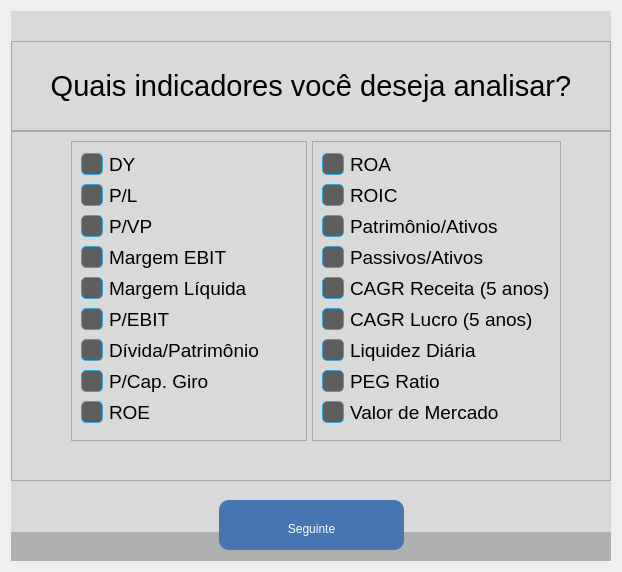
     <widget class="QWidget" name="stocksOptionsPage">
      <layout class="QHBoxLayout" name="horizontalLayout_4">
       <item>
        <widget class="QFrame" name="frame_10">
         <property name="minimumSize">
          <size>
           <width>600</width>
           <height>550</height>
          </size>
         </property>
         <property name="maximumSize">
          <size>
           <width>600</width>
           <height>600</height>
          </size>
         </property>
         <property name="styleSheet">
          <string notr="true">background-color: rgb(217, 217, 217);</string>
         </property>
         <property name="frameShape">
          <enum>QFrame::NoFrame</enum>
         </property>
         <property name="frameShadow">
          <enum>QFrame::Raised</enum>
         </property>
         <layout class="QVBoxLayout" name="verticalLayout_12">
          <property name="spacing">
           <number>0</number>
          </property>
          <property name="leftMargin">
           <number>0</number>
          </property>
          <property name="topMargin">
           <number>0</number>
          </property>
          <property name="rightMargin">
           <number>0</number>
          </property>
          <property name="bottomMargin">
           <number>0</number>
          </property>
          <item>
           <spacer name="verticalSpacer_4">
            <property name="orientation">
             <enum>Qt::Vertical</enum>
            </property>
            <property name="sizeType">
             <enum>QSizePolicy::Fixed</enum>
            </property>
            <property name="sizeHint" stdset="0">
             <size>
              <width>20</width>
              <height>30</height>
             </size>
            </property>
           </spacer>
          </item>
          <item>
           <widget class="QFrame" name="frame_16">
            <property name="maximumSize">
             <size>
              <width>16777215</width>
              <height>90</height>
             </size>
            </property>
            <property name="frameShape">
             <enum>QFrame::StyledPanel</enum>
            </property>
            <property name="frameShadow">
             <enum>QFrame::Raised</enum>
            </property>
            <layout class="QHBoxLayout" name="horizontalLayout_15">
             <item>
              <widget class="QLabel" name="label_65">
               <property name="font">
                <font>
                 <pointsize>22</pointsize>
                </font>
               </property>
               <property name="text">
                <string>Quais indicadores você deseja analisar?</string>
               </property>
               <property name="alignment">
                <set>Qt::AlignCenter</set>
               </property>
              </widget>
             </item>
            </layout>
           </widget>
          </item>
          <item>
           <widget class="QFrame" name="InformationFrame_3">
            <property name="frameShape">
             <enum>QFrame::StyledPanel</enum>
            </property>
            <property name="frameShadow">
             <enum>QFrame::Raised</enum>
            </property>
            <layout class="QVBoxLayout" name="verticalLayout_15">
             <item>
              <widget class="QFrame" name="GenderBox_3">
               <property name="styleSheet">
                <string notr="true">QCheckBox::indicator{
	background: #5E5E5E;
	border: 1px solid rgba(0, 170, 255, 0.71);
	height: 20px;
	width: 20px;
	border-radius: 5px;
}

QCheckBox::indicator:checked{
	background-color: rgb(69, 118, 178);
	height: 20px;
	width: 20px;
}

</string>
               </property>
               <property name="frameShape">
                <enum>QFrame::NoFrame</enum>
               </property>
               <property name="frameShadow">
                <enum>QFrame::Raised</enum>
               </property>
               <layout class="QHBoxLayout" name="horizontalLayout_5">
                <property name="spacing">
                 <number>5</number>
                </property>
                <property name="leftMargin">
                 <number>50</number>
                </property>
                <property name="topMargin">
                 <number>0</number>
                </property>
                <property name="rightMargin">
                 <number>40</number>
                </property>
                <property name="bottomMargin">
                 <number>0</number>
                </property>
                <item>
                 <widget class="QFrame" name="frame_6">
                  <property name="frameShape">
                   <enum>QFrame::StyledPanel</enum>
                  </property>
                  <property name="frameShadow">
                   <enum>QFrame::Raised</enum>
                  </property>
                  <layout class="QVBoxLayout" name="verticalLayout_4">
                   <item>
                    <widget class="QCheckBox" name="DY">
                     <property name="minimumSize">
                      <size>
                       <width>0</width>
                       <height>0</height>
                      </size>
                     </property>
                     <property name="font">
                      <font>
                       <family>Segoe UI</family>
                       <pointsize>14</pointsize>
                       <italic>false</italic>
                       <bold>false</bold>
                      </font>
                     </property>
                     <property name="focusPolicy">
                      <enum>Qt::NoFocus</enum>
                     </property>
                     <property name="styleSheet">
                      <string notr="true">font: 14pt &quot;Segoe UI&quot;;</string>
                     </property>
                     <property name="text">
                      <string>DY</string>
                     </property>
                     <property name="iconSize">
                      <size>
                       <width>31</width>
                       <height>30</height>
                      </size>
                     </property>
                     <property name="autoExclusive">
                      <bool>false</bool>
                     </property>
                    </widget>
                   </item>
                   <item>
                    <widget class="QCheckBox" name="PL">
                     <property name="font">
                      <font>
                       <family>Segoe UI</family>
                       <pointsize>14</pointsize>
                       <italic>false</italic>
                       <bold>false</bold>
                      </font>
                     </property>
                     <property name="focusPolicy">
                      <enum>Qt::NoFocus</enum>
                     </property>
                     <property name="styleSheet">
                      <string notr="true">font: 14pt &quot;Segoe UI&quot;;</string>
                     </property>
                     <property name="text">
                      <string>P/L</string>
                     </property>
                     <property name="autoExclusive">
                      <bool>false</bool>
                     </property>
                    </widget>
                   </item>
                   <item>
                    <widget class="QCheckBox" name="PVP">
                     <property name="font">
                      <font>
                       <family>Segoe UI</family>
                       <pointsize>14</pointsize>
                       <italic>false</italic>
                       <bold>false</bold>
                      </font>
                     </property>
                     <property name="focusPolicy">
                      <enum>Qt::NoFocus</enum>
                     </property>
                     <property name="styleSheet">
                      <string notr="true">font: 14pt &quot;Segoe UI&quot;;</string>
                     </property>
                     <property name="text">
                      <string>P/VP</string>
                     </property>
                     <property name="autoExclusive">
                      <bool>false</bool>
                     </property>
                    </widget>
                   </item>
                   <item>
                    <widget class="QCheckBox" name="MargemEbit">
                     <property name="font">
                      <font>
                       <family>Segoe UI</family>
                       <pointsize>14</pointsize>
                       <italic>false</italic>
                       <bold>false</bold>
                      </font>
                     </property>
                     <property name="focusPolicy">
                      <enum>Qt::NoFocus</enum>
                     </property>
                     <property name="styleSheet">
                      <string notr="true">font: 14pt &quot;Segoe UI&quot;;</string>
                     </property>
                     <property name="text">
                      <string>Margem EBIT</string>
                     </property>
                     <property name="autoExclusive">
                      <bool>false</bool>
                     </property>
                    </widget>
                   </item>
                   <item>
                    <widget class="QCheckBox" name="Margem">
                     <property name="font">
                      <font>
                       <family>Segoe UI</family>
                       <pointsize>14</pointsize>
                       <italic>false</italic>
                       <bold>false</bold>
                      </font>
                     </property>
                     <property name="focusPolicy">
                      <enum>Qt::NoFocus</enum>
                     </property>
                     <property name="styleSheet">
                      <string notr="true">font: 14pt &quot;Segoe UI&quot;;</string>
                     </property>
                     <property name="text">
                      <string>Margem Líquida</string>
                     </property>
                     <property name="autoExclusive">
                      <bool>false</bool>
                     </property>
                    </widget>
                   </item>
                   <item>
                    <widget class="QCheckBox" name="P_EBIT">
                     <property name="font">
                      <font>
                       <family>Segoe UI</family>
                       <pointsize>14</pointsize>
                       <italic>false</italic>
                       <bold>false</bold>
                      </font>
                     </property>
                     <property name="focusPolicy">
                      <enum>Qt::NoFocus</enum>
                     </property>
                     <property name="styleSheet">
                      <string notr="true">font: 14pt &quot;Segoe UI&quot;;</string>
                     </property>
                     <property name="text">
                      <string>P/EBIT</string>
                     </property>
                     <property name="autoExclusive">
                      <bool>false</bool>
                     </property>
                    </widget>
                   </item>
                   <item>
                    <widget class="QCheckBox" name="Divida_Pat">
                     <property name="font">
                      <font>
                       <family>Segoe UI</family>
                       <pointsize>14</pointsize>
                       <italic>false</italic>
                       <bold>false</bold>
                      </font>
                     </property>
                     <property name="focusPolicy">
                      <enum>Qt::NoFocus</enum>
                     </property>
                     <property name="styleSheet">
                      <string notr="true">font: 14pt &quot;Segoe UI&quot;;</string>
                     </property>
                     <property name="text">
                      <string>Dívida/Patrimônio</string>
                     </property>
                     <property name="autoExclusive">
                      <bool>false</bool>
                     </property>
                    </widget>
                   </item>
                   <item>
                    <widget class="QCheckBox" name="P_Cap">
                     <property name="font">
                      <font>
                       <family>Segoe UI</family>
                       <pointsize>14</pointsize>
                       <italic>false</italic>
                       <bold>false</bold>
                      </font>
                     </property>
                     <property name="focusPolicy">
                      <enum>Qt::NoFocus</enum>
                     </property>
                     <property name="styleSheet">
                      <string notr="true">font: 14pt &quot;Segoe UI&quot;;</string>
                     </property>
                     <property name="text">
                      <string>P/Cap. Giro</string>
                     </property>
                     <property name="autoExclusive">
                      <bool>false</bool>
                     </property>
                    </widget>
                   </item>
                   <item>
                    <widget class="QCheckBox" name="ROE">
                     <property name="font">
                      <font>
                       <family>Segoe UI</family>
                       <pointsize>14</pointsize>
                       <italic>false</italic>
                       <bold>false</bold>
                      </font>
                     </property>
                     <property name="focusPolicy">
                      <enum>Qt::NoFocus</enum>
                     </property>
                     <property name="styleSheet">
                      <string notr="true">font: 14pt &quot;Segoe UI&quot;;</string>
                     </property>
                     <property name="text">
                      <string>ROE</string>
                     </property>
                     <property name="autoExclusive">
                      <bool>false</bool>
                     </property>
                    </widget>
                   </item>
                  </layout>
                 </widget>
                </item>
                <item>
                 <widget class="QFrame" name="frame_5">
                  <property name="frameShape">
                   <enum>QFrame::StyledPanel</enum>
                  </property>
                  <property name="frameShadow">
                   <enum>QFrame::Raised</enum>
                  </property>
                  <layout class="QVBoxLayout" name="verticalLayout_3">
                   <item>
                    <widget class="QCheckBox" name="ROA">
                     <property name="minimumSize">
                      <size>
                       <width>0</width>
                       <height>0</height>
                      </size>
                     </property>
                     <property name="font">
                      <font>
                       <family>Segoe UI</family>
                       <pointsize>14</pointsize>
                       <italic>false</italic>
                       <bold>false</bold>
                      </font>
                     </property>
                     <property name="focusPolicy">
                      <enum>Qt::NoFocus</enum>
                     </property>
                     <property name="styleSheet">
                      <string notr="true">font: 14pt &quot;Segoe UI&quot;;</string>
                     </property>
                     <property name="text">
                      <string>ROA</string>
                     </property>
                     <property name="iconSize">
                      <size>
                       <width>31</width>
                       <height>30</height>
                      </size>
                     </property>
                     <property name="autoExclusive">
                      <bool>false</bool>
                     </property>
                    </widget>
                   </item>
                   <item>
                    <widget class="QCheckBox" name="ROIC">
                     <property name="font">
                      <font>
                       <family>Segoe UI</family>
                       <pointsize>14</pointsize>
                       <italic>false</italic>
                       <bold>false</bold>
                      </font>
                     </property>
                     <property name="focusPolicy">
                      <enum>Qt::NoFocus</enum>
                     </property>
                     <property name="styleSheet">
                      <string notr="true">font: 14pt &quot;Segoe UI&quot;;</string>
                     </property>
                     <property name="text">
                      <string>ROIC</string>
                     </property>
                     <property name="autoExclusive">
                      <bool>false</bool>
                     </property>
                    </widget>
                   </item>
                   <item>
                    <widget class="QCheckBox" name="PatAti">
                     <property name="font">
                      <font>
                       <family>Segoe UI</family>
                       <pointsize>14</pointsize>
                       <italic>false</italic>
                       <bold>false</bold>
                      </font>
                     </property>
                     <property name="focusPolicy">
                      <enum>Qt::NoFocus</enum>
                     </property>
                     <property name="styleSheet">
                      <string notr="true">font: 14pt &quot;Segoe UI&quot;;</string>
                     </property>
                     <property name="text">
                      <string>Patrimônio/Ativos</string>
                     </property>
                     <property name="autoExclusive">
                      <bool>false</bool>
                     </property>
                    </widget>
                   </item>
                   <item>
                    <widget class="QCheckBox" name="PasAti">
                     <property name="font">
                      <font>
                       <family>Segoe UI</family>
                       <pointsize>14</pointsize>
                       <italic>false</italic>
                       <bold>false</bold>
                      </font>
                     </property>
                     <property name="focusPolicy">
                      <enum>Qt::NoFocus</enum>
                     </property>
                     <property name="styleSheet">
                      <string notr="true">font: 14pt &quot;Segoe UI&quot;;</string>
                     </property>
                     <property name="text">
                      <string>Passivos/Ativos</string>
                     </property>
                     <property name="autoExclusive">
                      <bool>false</bool>
                     </property>
                    </widget>
                   </item>
                   <item>
                    <widget class="QCheckBox" name="CAGRR">
                     <property name="font">
                      <font>
                       <family>Segoe UI</family>
                       <pointsize>14</pointsize>
                       <italic>false</italic>
                       <bold>false</bold>
                      </font>
                     </property>
                     <property name="focusPolicy">
                      <enum>Qt::NoFocus</enum>
                     </property>
                     <property name="styleSheet">
                      <string notr="true">font: 14pt &quot;Segoe UI&quot;;</string>
                     </property>
                     <property name="text">
                      <string>CAGR Receita (5 anos)</string>
                     </property>
                     <property name="autoExclusive">
                      <bool>false</bool>
                     </property>
                    </widget>
                   </item>
                   <item>
                    <widget class="QCheckBox" name="CAGRL">
                     <property name="font">
                      <font>
                       <family>Segoe UI</family>
                       <pointsize>14</pointsize>
                       <italic>false</italic>
                       <bold>false</bold>
                      </font>
                     </property>
                     <property name="focusPolicy">
                      <enum>Qt::NoFocus</enum>
                     </property>
                     <property name="styleSheet">
                      <string notr="true">font: 14pt &quot;Segoe UI&quot;;</string>
                     </property>
                     <property name="text">
                      <string>CAGR Lucro (5 anos)</string>
                     </property>
                     <property name="autoExclusive">
                      <bool>false</bool>
                     </property>
                    </widget>
                   </item>
                   <item>
                    <widget class="QCheckBox" name="Liquidez">
                     <property name="font">
                      <font>
                       <family>Segoe UI</family>
                       <pointsize>14</pointsize>
                       <italic>false</italic>
                       <bold>false</bold>
                      </font>
                     </property>
                     <property name="focusPolicy">
                      <enum>Qt::NoFocus</enum>
                     </property>
                     <property name="styleSheet">
                      <string notr="true">font: 14pt &quot;Segoe UI&quot;;</string>
                     </property>
                     <property name="text">
                      <string>Liquidez Diária</string>
                     </property>
                     <property name="autoExclusive">
                      <bool>false</bool>
                     </property>
                    </widget>
                   </item>
                   <item>
                    <widget class="QCheckBox" name="PEG">
                     <property name="font">
                      <font>
                       <family>Segoe UI</family>
                       <pointsize>14</pointsize>
                       <italic>false</italic>
                       <bold>false</bold>
                      </font>
                     </property>
                     <property name="focusPolicy">
                      <enum>Qt::NoFocus</enum>
                     </property>
                     <property name="styleSheet">
                      <string notr="true">font: 14pt &quot;Segoe UI&quot;;</string>
                     </property>
                     <property name="text">
                      <string>PEG Ratio</string>
                     </property>
                     <property name="autoExclusive">
                      <bool>false</bool>
                     </property>
                    </widget>
                   </item>
                   <item>
                    <widget class="QCheckBox" name="Valor">
                     <property name="font">
                      <font>
                       <family>Segoe UI</family>
                       <pointsize>14</pointsize>
                       <italic>false</italic>
                       <bold>false</bold>
                      </font>
                     </property>
                     <property name="focusPolicy">
                      <enum>Qt::NoFocus</enum>
                     </property>
                     <property name="styleSheet">
                      <string notr="true">font: 14pt &quot;Segoe UI&quot;;</string>
                     </property>
                     <property name="text">
                      <string>Valor de Mercado</string>
                     </property>
                     <property name="autoExclusive">
                      <bool>false</bool>
                     </property>
                    </widget>
                   </item>
                  </layout>
                 </widget>
                </item>
               </layout>
              </widget>
             </item>
             <item>
              <spacer name="verticalSpacer_6">
               <property name="orientation">
                <enum>Qt::Vertical</enum>
               </property>
               <property name="sizeType">
                <enum>QSizePolicy::Fixed</enum>
               </property>
               <property name="sizeHint" stdset="0">
                <size>
                 <width>20</width>
                 <height>30</height>
                </size>
               </property>
              </spacer>
             </item>
            </layout>
           </widget>
          </item>
          <item>
           <widget class="QFrame" name="ButtonFrame_3">
            <property name="maximumSize">
             <size>
              <width>16777215</width>
              <height>80</height>
             </size>
            </property>
            <property name="styleSheet">
             <string notr="true">background-color: qlineargradient(spread:pad, x1:0.5, y1:0.5, x2:0.5, y2:1, stop:0.2746 rgba(217, 217, 217, 255), stop:0.287185 rgba(175, 175, 175, 255));
padding-top:8px;

</string>
            </property>
            <property name="frameShape">
             <enum>QFrame::NoFrame</enum>
            </property>
            <property name="frameShadow">
             <enum>QFrame::Raised</enum>
            </property>
            <layout class="QHBoxLayout" name="horizontalLayout_21">
             <property name="spacing">
              <number>0</number>
             </property>
             <property name="leftMargin">
              <number>0</number>
             </property>
             <property name="topMargin">
              <number>0</number>
             </property>
             <property name="rightMargin">
              <number>0</number>
             </property>
             <property name="bottomMargin">
              <number>0</number>
             </property>
             <item>
              <spacer name="horizontalSpacer_8">
               <property name="orientation">
                <enum>Qt::Horizontal</enum>
               </property>
               <property name="sizeHint" stdset="0">
                <size>
                 <width>40</width>
                 <height>20</height>
                </size>
               </property>
              </spacer>
             </item>
             <item>
              <widget class="QPushButton" name="stocksOptions">
               <property name="minimumSize">
                <size>
                 <width>185</width>
                 <height>50</height>
                </size>
               </property>
               <property name="maximumSize">
                <size>
                 <width>185</width>
                 <height>50</height>
                </size>
               </property>
               <property name="focusPolicy">
                <enum>Qt::NoFocus</enum>
               </property>
               <property name="styleSheet">
                <string notr="true">QPushButton {
	background-color: rgb(69, 118, 178);
	color: rgb(255, 255, 255);
	font: 22pt &quot;Arial&quot;;
	border-radius: 10px;
}

QPushButton:hover {
	border: 3px solid rgba(0, 170, 255, 0.71);
}

QPushButton:pressed {
	border: 3px solid rgba(0, 170, 255, 0.71);
    background-color:rgb(98, 168, 254);
}</string>
               </property>
               <property name="text">
                <string>Seguinte</string>
               </property>
              </widget>
             </item>
             <item>
              <spacer name="horizontalSpacer_9">
               <property name="orientation">
                <enum>Qt::Horizontal</enum>
               </property>
               <property name="sizeHint" stdset="0">
                <size>
                 <width>40</width>
                 <height>20</height>
                </size>
               </property>
              </spacer>
             </item>
            </layout>
           </widget>
          </item>
         </layout>
        </widget>
       </item>
      </layout>
     </widget>
